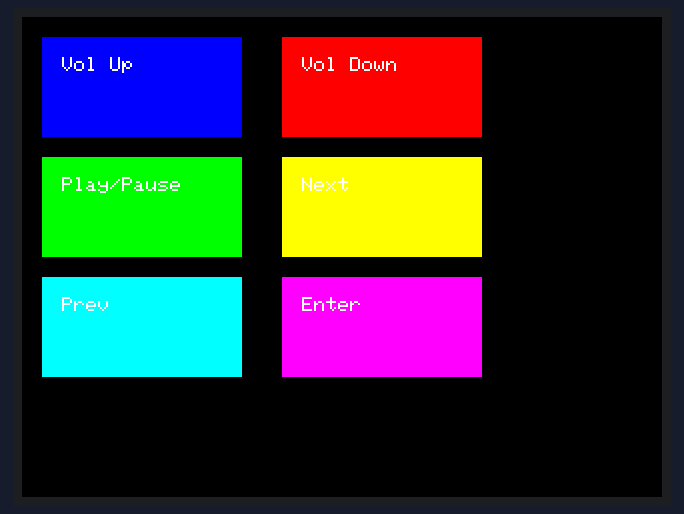
The sketch below on a simulated ESP32. Parts: 320×240 colour display. USB keyboard and mouse output is not drawn.

Above: at 0.3 s.

The sketch:

esp32_-cyd-hid.ino
```cpp
#include <TFT_eSPI.h>
#include <XPT2046_Touchscreen.h>
#include <BleKeyboard.h>  // Biblioteka BLE HID

#define TOUCH_CS 33
#define TOUCH_IRQ 36
#define SCREEN_WIDTH 240
#define SCREEN_HEIGHT 320

TFT_eSPI tft = TFT_eSPI();
XPT2046_Touchscreen touch(TOUCH_CS, TOUCH_IRQ);
BleKeyboard bleKeyboard("ESP32 Touch HID", "ESP32", 100);

void setup() {
    tft.init();
    tft.setRotation(1);
    tft.fillScreen(TFT_BLACK);
    touch.begin();
    bleKeyboard.begin();

    // Rysowanie sześciu obszarów przycisków na ekranie
    drawButtons();
}

void loop() {
    if (bleKeyboard.isConnected() && touch.touched()) {
        TS_Point p = touch.getPoint();

        int x = p.x;
        int y = p.y;

        if (x > 10 && x < 110 && y > 10 && y < 60) {
            // Akcja 1
            bleKeyboard.write(KEY_MEDIA_VOLUME_UP);
        }
        else if (x > 130 && x < 230 && y > 10 && y < 60) {
            // Akcja 2
            bleKeyboard.write(KEY_MEDIA_VOLUME_DOWN);
        }
        else if (x > 10 && x < 110 && y > 70 && y < 120) {
            // Akcja 3
            bleKeyboard.write(KEY_MEDIA_PLAY_PAUSE);
        }
        else if (x > 130 && x < 230 && y > 70 && y < 120) {
            // Akcja 4
            bleKeyboard.write(KEY_MEDIA_NEXT_TRACK);
        }
        else if (x > 10 && x < 110 && y > 130 && y < 180) {
            // Akcja 5
            bleKeyboard.write(KEY_MEDIA_PREVIOUS_TRACK);
        }
        else if (x > 130 && x < 230 && y > 130 && y < 180) {
            // Akcja 6
            bleKeyboard.write(KEY_RETURN);  // Enter
        }

        delay(200);  // Zapobiega wielokrotnemu wywołaniu tej samej akcji
    }
}

void drawButtons() {
    tft.fillRect(10, 10, 100, 50, TFT_BLUE);
    tft.fillRect(130, 10, 100, 50, TFT_RED);
    tft.fillRect(10, 70, 100, 50, TFT_GREEN);
    tft.fillRect(130, 70, 100, 50, TFT_YELLOW);
    tft.fillRect(10, 130, 100, 50, TFT_CYAN);
    tft.fillRect(130, 130, 100, 50, TFT_MAGENTA);

    tft.setTextColor(TFT_WHITE);
    tft.drawString("Vol Up", 20, 20);
    tft.drawString("Vol Down", 140, 20);
    tft.drawString("Play/Pause", 20, 80);
    tft.drawString("Next", 140, 80);
    tft.drawString("Prev", 20, 140);
    tft.drawString("Enter", 140, 140);
}
```
